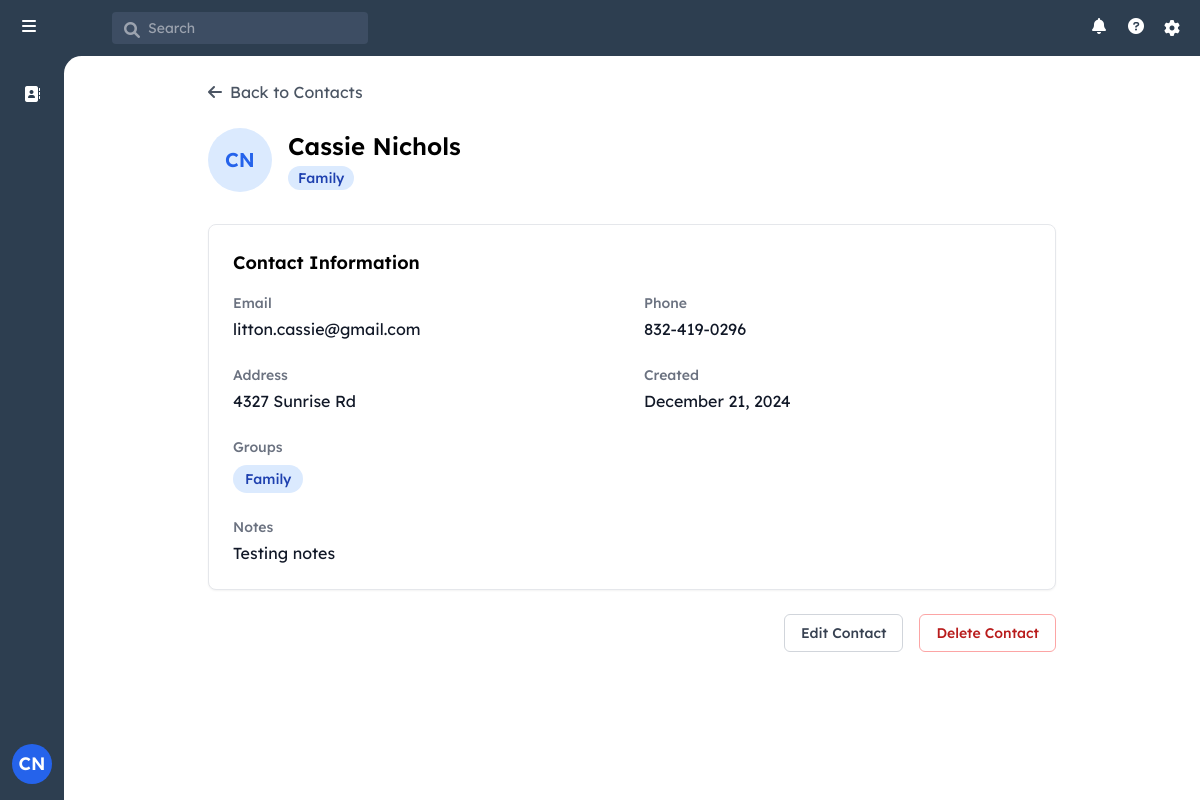
/contact/1 (signed in), run on an earlier commit of the app's database.
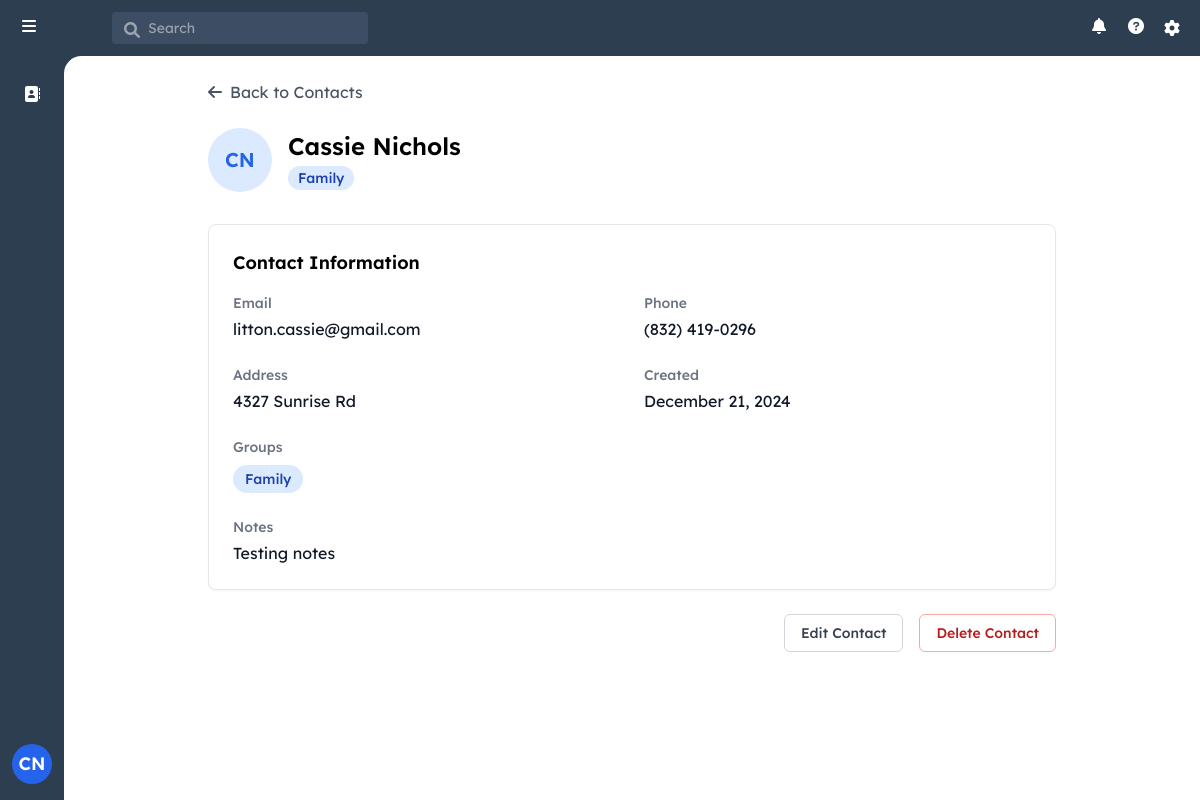
And on a later commit of the database.
### models.py (models this page shows)
class Contact(db.Model):
    id = db.Column(db.Integer, primary_key=True)
    user_id = db.Column(db.Integer, db.ForeignKey('user.id'), nullable=False)
    first_name = db.Column(db.String(80), nullable=False)
    last_name = db.Column(db.String(80), nullable=False)
    email = db.Column(db.String(120))
    phone = db.Column(db.String(20))
    address = db.Column(db.String(200))
    notes = db.Column(db.Text)
    created_at = db.Column(db.DateTime, nullable=False, default=datetime.utcnow)
    updated_at = db.Column(db.DateTime, nullable=False, default=datetime.utcnow,
                           onupdate=datetime.utcnow)
    groups = db.relationship('ContactGroup',
                           secondary=contact_groups,
                           back_populates='contacts',
                           lazy='joined')

### app.py (the view)
    @app.route('/contact/<int:contact_id>')
    @login_required
    def view_contact(contact_id):
        contact = Contact.query.get_or_404(contact_id)
        if not current_user.role == 'admin' and contact.user_id != current_user.id:
            abort(403)
        return render_template('view_contact.html', contact=contact)

### templates/view_contact.html
{% extends "base.html" %}
{% block content %}
<div class="p-6 max-w-4xl mx-auto">
    <div class="flex items-center mb-6">
        <a href="{{ url_for('index') }}" class="flex items-center text-gray-600 hover:text-gray-800">
            <i class="fas fa-arrow-left mr-2"></i>
            Back to Contacts
        </a>
    </div>
    <div class="flex items-center mb-8">
        <div class="w-16 h-16 rounded-full bg-blue-100 flex items-center justify-center text-xl font-semibold text-blue-600 mr-4">
            {{ contact.first_name[0] }}{{ contact.last_name[0] }}
        </div>
        <div>
            <h1 class="text-2xl font-semibold">{{ contact.first_name }} {{ contact.last_name }}</h1>
            <div class="flex flex-wrap gap-2 mt-1">
                {% for group in contact.groups %}
                    <span class="inline-flex items-center px-2.5 py-0.5 rounded-full text-sm font-medium bg-blue-100 text-blue-800">
                        {{ group.name }}
                    </span>
                {% endfor %}
            </div>
        </div>
    </div>
    <div class="bg-white rounded-lg border shadow-sm">
        <div class="p-6">
            <h2 class="text-lg font-semibold mb-4">Contact Information</h2>
            <div class="grid grid-cols-1 md:grid-cols-2 gap-6">
                <div>
                    <h3 class="text-sm font-medium text-gray-500 mb-1">Email</h3>
                    <p class="text-gray-900">{{ contact.email or '--' }}</p>
                </div>
                <div>
                    <h3 class="text-sm font-medium text-gray-500 mb-1">Phone</h3>
                    <p class="text-gray-900">{{ contact.phone or '--' }}</p>
                </div>
                <div>
                    <h3 class="text-sm font-medium text-gray-500 mb-1">Address</h3>
                    <p class="text-gray-900">{{ contact.address or '--' }}</p>
                </div>
                <div>
                    <h3 class="text-sm font-medium text-gray-500 mb-1">Created</h3>
                    <p class="text-gray-900">{{ contact.created_at.strftime('%B %d, %Y') }}</p>
                </div>
                <div class="md:col-span-2">
                    <h3 class="text-sm font-medium text-gray-500 mb-2">Groups</h3>
                    <div class="flex flex-wrap gap-2">
                        {% for group in contact.groups %}
                            <span class="inline-flex items-center px-3 py-1 rounded-full text-sm font-medium bg-blue-100 text-blue-800">
                                {{ group.name }}
                            </span>
                        {% else %}
                            <span class="text-gray-500">No groups assigned</span>
                        {% endfor %}
                    </div>
                </div>
            </div>
            {% if contact.notes %}
            <div class="mt-6">
                <h3 class="text-sm font-medium text-gray-500 mb-1">Notes</h3>
                <p class="text-gray-900 whitespace-pre-line">{{ contact.notes }}</p>
            </div>
            {% endif %}
        </div>
    </div>
    <div class="mt-6 flex justify-end space-x-4">
        <button class="px-4 py-2 border border-gray-300 rounded-md text-sm font-medium text-gray-700 hover:bg-gray-50">
            Edit Contact
        </button>
        <button class="px-4 py-2 border border-red-300 rounded-md text-sm font-medium text-red-700 hover:bg-red-50">
            Delete Contact
        </button>
    </div>
</div>
{% endblock %}

What changed in the data, as far as the page shows it:
changed Contact "Cassie": phone "832-419-0296" → "(832) 419-0296"
